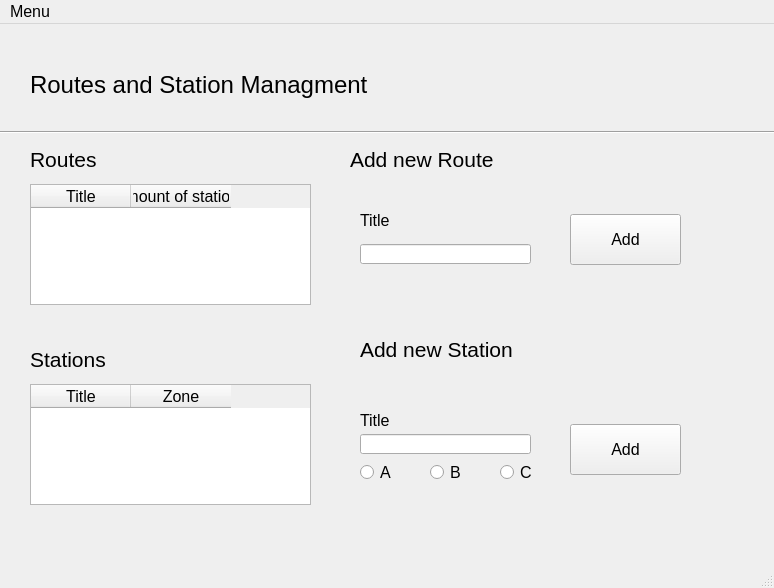
<?xml version="1.0" encoding="UTF-8"?>
<ui version="4.0">
 <class>MainWindow</class>
 <widget class="QMainWindow" name="MainWindow">
  <property name="geometry">
   <rect>
    <x>0</x>
    <y>0</y>
    <width>774</width>
    <height>588</height>
   </rect>
  </property>
  <property name="font">
   <font>
    <pointsize>12</pointsize>
   </font>
  </property>
  <property name="windowTitle">
   <string>MainWindow</string>
  </property>
  <widget class="QWidget" name="centralwidget">
   <widget class="Line" name="line">
    <property name="geometry">
     <rect>
      <x>-10</x>
      <y>100</y>
      <width>811</width>
      <height>16</height>
     </rect>
    </property>
    <property name="orientation">
     <enum>Qt::Horizontal</enum>
    </property>
   </widget>
   <widget class="QLabel" name="label">
    <property name="geometry">
     <rect>
      <x>610</x>
      <y>0</y>
      <width>141</width>
      <height>101</height>
     </rect>
    </property>
    <property name="text">
     <string/>
    </property>
    <property name="pixmap">
     <pixmap>logos/bus1.png</pixmap>
    </property>
    <property name="scaledContents">
     <bool>true</bool>
    </property>
   </widget>
   <widget class="QTableWidget" name="table_routes">
    <property name="geometry">
     <rect>
      <x>30</x>
      <y>160</y>
      <width>281</width>
      <height>121</height>
     </rect>
    </property>
    <column>
     <property name="text">
      <string>Title</string>
     </property>
    </column>
    <column>
     <property name="text">
      <string>Amount of stations</string>
     </property>
    </column>
   </widget>
   <widget class="QLabel" name="label_2">
    <property name="geometry">
     <rect>
      <x>30</x>
      <y>120</y>
      <width>151</width>
      <height>31</height>
     </rect>
    </property>
    <property name="font">
     <font>
      <pointsize>16</pointsize>
     </font>
    </property>
    <property name="text">
     <string>Routes</string>
    </property>
   </widget>
   <widget class="QLabel" name="label_3">
    <property name="geometry">
     <rect>
      <x>350</x>
      <y>120</y>
      <width>151</width>
      <height>31</height>
     </rect>
    </property>
    <property name="font">
     <font>
      <pointsize>16</pointsize>
     </font>
    </property>
    <property name="text">
     <string>Add new Route</string>
    </property>
   </widget>
   <widget class="QLineEdit" name="line_route_title">
    <property name="geometry">
     <rect>
      <x>360</x>
      <y>220</y>
      <width>171</width>
      <height>20</height>
     </rect>
    </property>
   </widget>
   <widget class="QLabel" name="label_4">
    <property name="geometry">
     <rect>
      <x>360</x>
      <y>190</y>
      <width>47</width>
      <height>13</height>
     </rect>
    </property>
    <property name="text">
     <string>Title</string>
    </property>
   </widget>
   <widget class="QPushButton" name="button_add_route">
    <property name="geometry">
     <rect>
      <x>570</x>
      <y>190</y>
      <width>111</width>
      <height>51</height>
     </rect>
    </property>
    <property name="text">
     <string>Add</string>
    </property>
   </widget>
   <widget class="QTableWidget" name="table_stations">
    <property name="geometry">
     <rect>
      <x>30</x>
      <y>360</y>
      <width>281</width>
      <height>121</height>
     </rect>
    </property>
    <column>
     <property name="text">
      <string>Title</string>
     </property>
    </column>
    <column>
     <property name="text">
      <string>Zone</string>
     </property>
    </column>
   </widget>
   <widget class="QLabel" name="label_5">
    <property name="geometry">
     <rect>
      <x>30</x>
      <y>320</y>
      <width>151</width>
      <height>31</height>
     </rect>
    </property>
    <property name="font">
     <font>
      <pointsize>16</pointsize>
     </font>
    </property>
    <property name="text">
     <string>Stations</string>
    </property>
   </widget>
   <widget class="QLabel" name="label_6">
    <property name="geometry">
     <rect>
      <x>360</x>
      <y>310</y>
      <width>171</width>
      <height>31</height>
     </rect>
    </property>
    <property name="font">
     <font>
      <pointsize>16</pointsize>
     </font>
    </property>
    <property name="text">
     <string>Add new Station</string>
    </property>
   </widget>
   <widget class="QPushButton" name="button_add_station">
    <property name="geometry">
     <rect>
      <x>570</x>
      <y>400</y>
      <width>111</width>
      <height>51</height>
     </rect>
    </property>
    <property name="text">
     <string>Add</string>
    </property>
   </widget>
   <widget class="QLabel" name="label_7">
    <property name="geometry">
     <rect>
      <x>360</x>
      <y>390</y>
      <width>47</width>
      <height>13</height>
     </rect>
    </property>
    <property name="text">
     <string>Title</string>
    </property>
   </widget>
   <widget class="QLineEdit" name="line_station_title">
    <property name="geometry">
     <rect>
      <x>360</x>
      <y>410</y>
      <width>171</width>
      <height>20</height>
     </rect>
    </property>
   </widget>
   <widget class="QRadioButton" name="radioC">
    <property name="geometry">
     <rect>
      <x>500</x>
      <y>440</y>
      <width>31</width>
      <height>17</height>
     </rect>
    </property>
    <property name="text">
     <string>C</string>
    </property>
   </widget>
   <widget class="QRadioButton" name="radioB">
    <property name="geometry">
     <rect>
      <x>430</x>
      <y>440</y>
      <width>31</width>
      <height>17</height>
     </rect>
    </property>
    <property name="text">
     <string>B</string>
    </property>
   </widget>
   <widget class="QRadioButton" name="radioA">
    <property name="geometry">
     <rect>
      <x>360</x>
      <y>440</y>
      <width>41</width>
      <height>17</height>
     </rect>
    </property>
    <property name="text">
     <string>A</string>
    </property>
   </widget>
   <widget class="QLabel" name="label_8">
    <property name="geometry">
     <rect>
      <x>30</x>
      <y>40</y>
      <width>371</width>
      <height>41</height>
     </rect>
    </property>
    <property name="font">
     <font>
      <pointsize>18</pointsize>
     </font>
    </property>
    <property name="text">
     <string>Routes and Station Managment</string>
    </property>
   </widget>
  </widget>
  <widget class="QMenuBar" name="menubar">
   <property name="geometry">
    <rect>
     <x>0</x>
     <y>0</y>
     <width>774</width>
     <height>21</height>
    </rect>
   </property>
   <widget class="QMenu" name="menuLogout">
    <property name="title">
     <string>Menu</string>
    </property>
    <addaction name="action_back_to_menu"/>
    <addaction name="actionlogout"/>
   </widget>
   <addaction name="menuLogout"/>
  </widget>
  <widget class="QStatusBar" name="statusbar"/>
  <action name="actionlogout">
   <property name="text">
    <string>logout</string>
   </property>
  </action>
  <action name="action_back_to_menu">
   <property name="text">
    <string>Back to menu</string>
   </property>
  </action>
 </widget>
 <resources/>
 <connections/>
</ui>
